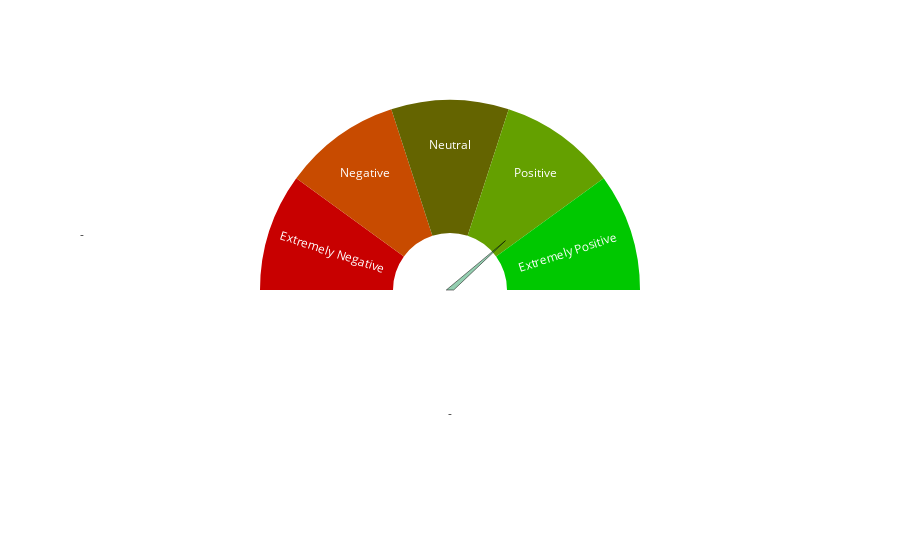

The cell this chart's notebook holds for it:
### Markdown cell above
## Create gauge visual for sentiment reading

### Code cell
import plotly.offline as py
import plotly.graph_objs as go
import math

def map(num, init_min, init_max, new_min, new_max):
    return (num - init_min) * (new_max - new_min) / (init_max - init_min) + new_min

py.init_notebook_mode(connected=True) # Include this line for all charts to be displayed directly in the notebook

base_chart = {
    "values": [50, 10, 10, 10, 10, 10],
    "labels": ["-", "-", "-", "-", "-", "-"],
    "domain": {"x": [0, .48]},
    "marker": {
        "colors": [
            'rgb(255, 255, 255)',
            'rgb(255, 255, 255)',
            'rgb(255, 255, 255)',
            'rgb(255, 255, 255)',
            'rgb(255, 255, 255)',
            'rgb(255, 255, 255)',
            'rgb(255, 255, 255)'
        ],
        "line": {
            "width": 0
        }
    },
    "name": "Sentiment Gauge",
    "hole": 0.4,
    "type": "pie",
    "direction": "clockwise",
    "rotation": 108,
    "showlegend": False,
    "hoverinfo": "none",
    "textinfo": "label",
    "textposition": "outside"
}

meter_chart = {
    "values": [50, 10, 10, 10, 10, 10],
    "labels": ["-", "Extremely Negative", "Negative", "Neutral", "Positive", "Extremely Positive"],
    "marker": {
        'colors': [
            'rgb(255, 255, 255)',
            'rgb(200,0,0)',
            'rgb(200,75,0)',
            'rgb(100,100,0)',
            'rgb(100,160,0)',
            'rgb(0,200,0)'
        ]
    },
    "name": "Gauge",
    "hole": .3,
    "type": "pie",
    "direction": "clockwise",
    "rotation": 90,
    "showlegend": False,
    "textinfo": "label",
    "textposition": "inside",
    "hoverinfo": "none"
}

CIRCLE_RADIUS = 0.15
CIRCLE_CENTER = (0.5, 0.5)
TRIANGLE_SIDE_LENGTH = 0.02

circleEqn = lambda x : (math.sqrt(abs(math.pow(CIRCLE_RADIUS, 2) - math.pow((x - CIRCLE_CENTER[0]), 2))) + CIRCLE_CENTER[1])

xVal = map(3, MIN_SENTIMENT, MAX_SENTIMENT, CIRCLE_CENTER[0] - CIRCLE_RADIUS, CIRCLE_CENTER[0] + CIRCLE_RADIUS)
yVal = circleEqn(xVal)
properties = {
    "xaxis": {
        "showticklabels": False,
        'showgrid': False,
        'zeroline': False,
    },
    "yaxis": {
        "showticklabels": False,
        'showgrid': False,
        'zeroline': False,
    },
    "shapes": [
        {
            "type": "path",
            "path": "M 0.495 0.5 L %s %s L 0.505 0.5 Z" % (xVal, yVal), # specify path in SVG format
            "fillcolor": "rgba(44, 160, 101, 0.5)",
            "line": {
                "width": 0.5
            }
        }
    ],
}

gauge = {
    "data": [base_chart, meter_chart],
    "layout": properties
}

py.iplot(gauge)

### Figure 1 — Plotly figure (JSON) as saved in the notebook; plotly's stock layout.template omitted (floating-point values rounded to 4 significant figures)
{"data": [{"direction": "clockwise", "domain": {"x": [0, 0.48]}, "hole": 0.4, "hoverinfo": "none", "labels": ["-", "-", "-", "-", "-", "-"], "marker": {"colors": ["rgb(255, 255, 255)", "rgb(255, 255, 255)", "rgb(255, 255, 255)", "rgb(255, 255, 255)", "rgb(255, 255, 255)", "rgb(255, 255, 255)", "rgb(255, 255, 255)"], "line": {"width": 0}}, "name": "Sentiment Gauge", "rotation": 108, "showlegend": false, "textinfo": "label", "textposition": "outside", "type": "pie", "uid": "a78ab6e4-20ae-4143-b16e-445060343ad6", "values": [50, 10, 10, 10, 10, 10]}, {"direction": "clockwise", "hole": 0.3, "hoverinfo": "none", "labels": ["-", "Extremely Negative", "Negative", "Neutral", "Positive", "Extremely Positive"], "marker": {"colors": ["rgb(255, 255, 255)", "rgb(200,0,0)", "rgb(200,75,0)", "rgb(100,100,0)", "rgb(100,160,0)", "rgb(0,200,0)"]}, "name": "Gauge", "rotation": 90, "showlegend": false, "textinfo": "label", "textposition": "inside", "type": "pie", "uid": "2dc4b07a-2113-4ecb-aca2-20696daafb01", "values": [50, 10, 10, 10, 10, 10]}], "layout": {"shapes": [{"fillcolor": "rgba(44, 160, 101, 0.5)", "line": {"width": 0.5}, "path": "M 0.495 0.5 L 0.575 0.6299038105676658 L 0.505 0.5 Z", "type": "path"}], "xaxis": {"showgrid": false, "showticklabels": false, "zeroline": false}, "yaxis": {"showgrid": false, "showticklabels": false, "zeroline": false}}}
